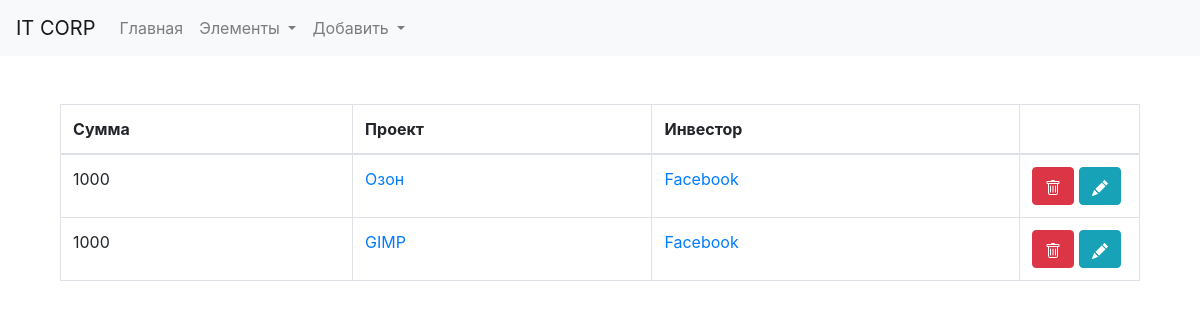
The page /financing?investor=1 on the database as committed earlier.
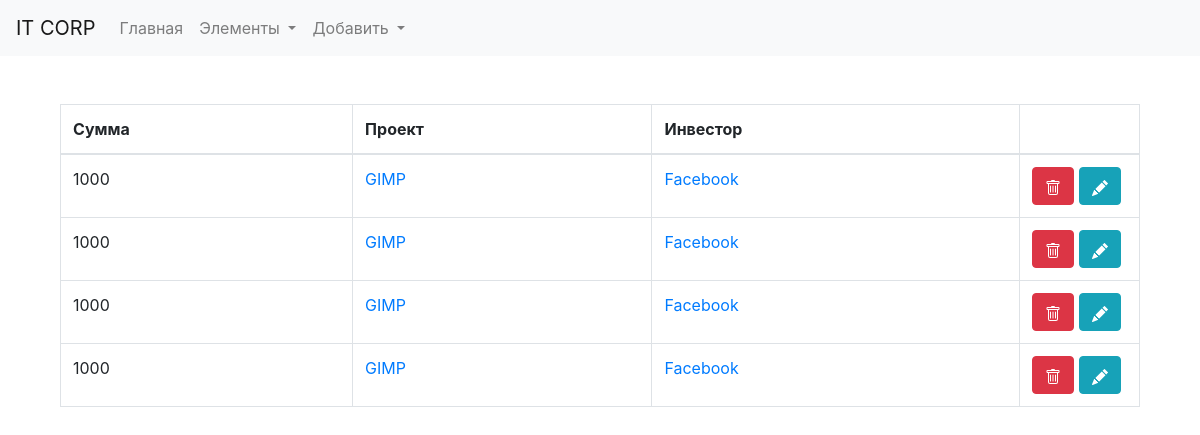
The same page on the database as committed later.
### tables this page shows
CREATE TABLE `external_financing` (
  `id` int(10) UNSIGNED NOT NULL,
  `total` int(11) NOT NULL,
  `project_id` int(10) UNSIGNED NOT NULL,
  `investor_id` int(10) UNSIGNED NOT NULL
);

CREATE TABLE `projects` (
  `id` int(10) UNSIGNED NOT NULL,
  `is_by_order` tinyint(1) NOT NULL,
  `name` varchar(45) NOT NULL,
  `planned_release_date` date NOT NULL,
  `real_release_date` date DEFAULT NULL,
  `version` varchar(20) NOT NULL,
  `orders_id` int(10) UNSIGNED DEFAULT NULL,
  `categories_id` int(10) UNSIGNED NOT NULL
);

CREATE TABLE `investors` (
  `id` int(10) UNSIGNED NOT NULL,
  `name` varchar(45) NOT NULL DEFAULT 'Аноним',
  `address` varchar(100) DEFAULT NULL,
  `phone` varchar(20) DEFAULT NULL
);

### repository/ExternalFinancingRepository.php (called while the page is built, shortened)
<?php
class ExternalFinancingRepository implements ExternalFinancingRepositoryInterface
{
    private DB $db;
    public function __construct(DB $db)
    {
        $this->db = $db;
    }
    public function filter(?int $projectId=null,?int $investorId=null) : array{
        if(is_null($projectId) && !is_null($investorId)){
            $res = $this->db->readQuery("SELECT * FROM external_financing WHERE investor_id = ?","i", $investorId);
        }else if(!is_null($projectId) && is_null($investorId)){
            $res = $this->db->readQuery("SELECT * FROM external_financing WHERE project_id = ?","i", $projectId);
        }else{
            $res = $this->db->readQuery("SELECT * FROM external_financing WHERE project_id = ? AND investor_id=?","ii", $projectId,$investorId);
        }
        $resArr = array();
        foreach ($res as $row) {
            array_push($resArr,$this->fromStringArray($row));
        }
        return $resArr;
    }
    public function fromStringArray(array $res) : ExternalFinancing{
        return new ExternalFinancing(
            intval($res["id"]),
            intval($res["total"]),
            intval($res["project_id"]),
            intval($res["investor_id"])
        );
    }
}

### repository/DB.php (called while the page is built, shortened)
<?php
class DB{
  private mysqli $mysqli;
  function __construct(){
      $this->mysqli = new mysqli(
      DB_SETTINGS['host'],
      DB_SETTINGS['user'],
      DB_SETTINGS['pass'],
      DB_SETTINGS['db']);
      $this->mysqli->query("set names utf8;");
      $this->mysqli->set_charset("utf-8");
  }
  public function readQuery(string $query,?string $types = null,...$params) : array{
    $stmt = $this->mysqli->prepare($query);
    if(!is_null($types))$stmt->bind_param($types,...$params);
    $stmt->execute();
    return $stmt->get_result()->fetch_all(MYSQLI_ASSOC);
  }
}
?>

### model/ExternalFinancing.php (called while the page is built, shortened)
<?php
class ExternalFinancing
{
    private ?int $id;
    private int $total;
    private int $projectId;
    private int $investorId;
    public function __construct(?int $id, int $total, int $projectId, int $investorId)
    {
        $this->id = $id;
        $this->total = $total;
        $this->projectId = $projectId;
        $this->investorId = $investorId;
    }
    public function getId(): ?int
    {
        return $this->id;
    }
    public function getTotal(): int
    {
        return $this->total;
    }
    public function getProjectId(): int
    {
        return $this->projectId;
    }
    public function getInvestorId(): int
    {
        return $this->investorId;
    }
}

### repository/ProjectRepository.php (called while the page is built, shortened)
<?php
class ProjectRepository implements ProjectRepositoryInterface{
  private DB $db;
  function __construct(DB $db){
    $this->db = $db;
  }
  public function findById(int $id) : ?Project{
    $res = $this->db->readQuery("SELECT * FROM projects WHERE id = ?;","i", $id);
    return $this->fromStringArray($res[0]);
  }
  public function fromStringArray(array $res) : Project{
    return new Project(
      intval($res["id"]),
      boolval($res["is_by_order"]),
      $res["name"],
      is_null($res["planned_release_date"]) ? null : new DateTime($res["planned_release_date"]),
      is_null($res["real_release_date"]) ? null : new DateTime($res["real_release_date"]),
      $res["version"],
      intval($res["orders_id"]),
      intval($res["categories_id"])
    );
  }
}
?>

### model/Project.php (called while the page is built, shortened)
<?php
class Project{
  private string $name;
  public function getName() : string {return $this->name;}
  function __construct(?int $id,
  bool $isByOrder,
  string $name,
  DateTime $plannedReleaseDate,
  ?DateTime $realReleaseDate,
  string $version,
  ?int $ordersId,
  int $categoriesId
){
  $this->name = $name;
  }
}
?>

### repository/InvestorRepository.php (called while the page is built, shortened)
<?php
class InvestorRepository implements InvestorRepositoryInterface
{
    private DB $db;
    function __construct(DB $db)
    {
        $this->db = $db;
    }
    public function findById(int $id): ?Investor
    {
        $res = $this->db->readQuery("SELECT * FROM investors WHERE id = ?","i", $id);
        return $this->fromStringArray($res[0]);
    }
    public function fromStringArray(array $res) : Investor
    {
        return new Investor(
            intval($res["id"]),
            $res["name"],
            is_null($res["address"]) ? "" : $res["address"],
            $res["phone"]
        );
    }
}

### model/Investor.php (called while the page is built, shortened)
<?php
class Investor
{
    private string $name;
    public function __construct(?int $id,
                         string $name,
                         ?string $address,
                         ?string $phone
    ){
        $this->name = $name;
    }
    public function getName(): string
    {
        return $this->name;
    }
}

### view/FinancingView.php (the view, shortened to what this page needs)
<?php
class FinancingView implements ViewInterface
{
    private ExternalFinancingRepositoryInterface $rep;
    private InvestorRepositoryInterface $investorRep;
    private ProjectRepositoryInterface $projectRep;
    public function __construct(ExternalFinancingRepositoryInterface $rep,InvestorRepositoryInterface $investorRep,ProjectRepositoryInterface $projectRep)
    {
        $this->rep = $rep;
        $this->projectRep = $projectRep;
        $this->investorRep = $investorRep;
    }
    public function render(): void
    {
        if(isset($_GET['investor'])){
            $financing = $this->rep->filter(investorId : intval($_GET['investor']) );
        }else{
            $financing = $this->rep->findAll();
        }
        ?>
        <div class="col-md-12">
        <table class="table table-bordered">
  <thead>
    <tr>
      <th scope="col">Сумма</th>
      <th scope="col1">Проект</th>
      <th scope="col2">Инвестор</th>
        <th scope="col3" width="120px"></th>
    </tr>
  </thead>
            <tbody>
        <?php
        foreach ($financing as $i=>$f){
?>
            <tr>
            <td><?=$f->getTotal();?></td>
            <td><a href="/db_app/projects/edit/<?=$f->getProjectId()?>"><?=$this->projectRep->findById($f->getProjectId())->getName();?></a></td>
            <td><a href="/db_app/investors/edit/<?=$f->getInvestorId()?>"><?=$this->investorRep->findById($f->getInvestorId())->getName()?></td>
            <td><a href="/db_app/financing/remove/<?=$f->getId()?>" class="btn btn-danger"></a>
                <a href="/db_app/financing/edit/<?=$f->getId(); ?>" class="btn btn-info"></a>
            </td>
            </tr>
<?php
        }
        ?>
            </tbody>
        </table>
        </div>
            <?php
    }
}

### index.php (shortened to what this page needs)
<?php
$route = explode('?', $_SERVER['REQUEST_URI'])[0];
$route = explode('/', $route);
$db = new DB();
if(count($route) == 5 && $route[3] == "remove"){
    if($route[2] == "financing"){
        $rep = new ExternalFinancingRepository($db);
        $rep->delete(intval($route[4]));
        header('Location: /db_app/financing');
    }else if($route[2] == "programmers"){
        $rep = new ProgrammerRepository($db);
        $rep->delete(intval($route[4]));
        header('Location: /db_app/programmers');
    }else if($route[2] == "projects"){
        $rep = new ProjectRepository($db);
        $rep->delete(intval($route[4]));
        header('Location: /db_app/projects');
    }else if($route[2] == "investors"){
        $rep = new InvestorRepository($db);
        $rep->delete(intval($route[4]));
        header('Location: /db_app/investors');
    }else if($route[2] == "orders"){
        $rep = new OrderRepository($db);
        $rep->delete(intval($route[4]));
        header('Location: /db_app/orders');
    }else if($route[2] == "tasks"){
        $rep = new TaskRepository($db);
        $rep->delete(intval($route[4]));
        header('Location: /db_app/tasks');
    }else if($route[2] == "customers"){
        $rep = new CustomerRepository($db);
        $rep->delete(intval($route[4]));
        header('Location: /db_app/customers');
    }else if($route[2] == "categories"){
        $rep = new CategoryRepository($db);
        $rep->delete(intval($route[4]));
        header('Location: /db_app/categories');
    }
}else if(count($route) == 3){
    require_once 'header.php';
    if($route[2] == "projects") {
        $rep = new ProjectRepository($db);
        $project = new ProjectsView($rep);
        $project->render();
    }else if($route[2] == "orders"){
        $rep = new OrderRepository($db);
        $projectRep = new ProjectRepository($db);
        $orders = new OrdersView($rep,$projectRep);
        $orders->render();
    }else if($route[2] == "investors"){
        $rep = new InvestorRepository($db);
        $investors = new InvestorsView($rep);
        $investors->render();
    }else if($route[2] == "customers"){
        $rep = new CustomerRepository($db);
        $customers = new CustomersVIew($rep);
        $customers->render();
    }else if($route[2] == "programmers"){
        $rep = new ProgrammerRepository($db);
        $programmers = new ProgrammersView($rep);
        $programmers->render();
    }else if($route[2] == "tasks"){
        $rep = new TaskRepository($db);
        $projectRep = new ProjectRepository($db);
        $tasks = new TasksView($rep,$projectRep);
        $tasks->render();
    }else if($route[2] == "financing"){
        $rep = new ExternalFinancingRepository($db);
        $projectRep = new ProjectRepository($db);
        $investorsRep = new InvestorRepository($db);
        $financing = new FinancingView($rep,$investorsRep,$projectRep);
        $financing->render();
    }else if($route[2] == "categories"){
        $rep = new CategoryRepository($db);
        $view = new \View\CategoriesView($rep);
        $view->render();
    }
}else if(count($route) == 5){
    require_once 'header.php';
    if($route[2] == "projects" && $route[3] == "edit"){
        $rep = new ProjectRepository($db);
        $rep1 = new CategoryRepository($db);
        $rep2 = new OrderRepository($db);
        $view = new ProjectEditView($rep,intval($route[4]),$rep1,$rep2);
        $view->render();
    }else if($route[2] == "orders" && $route[3] == "edit"){
        $rep = new OrderRepository($db);
        $customerRep = new CustomerRepository($db);
        $actsRep = new \Repository\ActOfCompletionRepository($db);
        $projectRep = new ProjectRepository($db);
        $view = new OrderEditView($rep,$customerRep,$actsRep,$projectRep,intval($route[4]));
        $view->render();
    }else if($route[2] == "investors" && $route[3] == "edit"){
        $rep = new InvestorRepository($db);
        $view = new \View\InvestorEditView($rep,intval($route[4]));
        $view->render();
    }else if($route[2] == "programmers" && $route[3] == "edit"){
        $rep = new ProgrammerRepository($db);
        $view = new \View\ProgrammerEditView($rep,intval($route[4]));
        $view->render();
    }else if($route[2] == "tasks" && $route[3] == "edit"){
        $rep = new TaskRepository($db);
        $projectRep = new ProjectRepository($db);
        $view = new \View\TaskEditView($rep,$projectRep,intval($route[4]));
        $view->render();
    }else if($route[2] == "customers" && $route[3] == "edit"){
        $rep = new CustomerRepository($db);
        $view = new \View\CustomerEditView($rep,intval($route[4]));
        $view->render();
    }else if($route[2] == "financing" && $route[3] == "edit"){
        $rep = new ExternalFinancingRepository($db);
        $projectRep = new ProjectRepository($db);
        $investorsRep = new InvestorRepository($db);
        $view = new \View\FinancingEditView($rep,$projectRep,$investorsRep,intval($route[4]));
        $view->render();
    }else if($route[2] == "categories" && $route[3] == "edit"){
        $rep = new CategoryRepository($db);
        $view = new \View\CategoryEditView($rep,intval($route[4]));
        $view->render();
    }else if($route[2] == "projects" && $route[3] == "add"){
        $rep1 = new CategoryRepository($db);
        $rep2 = new OrderRepository($db);
        $view = new ProjectAddView($rep1,$rep2);
        $view->render();
    }else if($route[2] == "orders" && $route[3] == "add"){
        $customerRep = new CustomerRepository($db);
        $actsRep = new \Repository\ActOfCompletionRepository($db);
        $projectRep = new ProjectRepository($db);
        $view = new OrderAddView($customerRep,$actsRep,$projectRep);
        $view->render();
    }else if($route[2] == "customers" && $route[3] == "add"){
        $view = new \View\CustomerAddView();
        $view->render();
    }else if($route[2] == "investors" && $route[3] == "add"){
        $view = new \View\InvestorAddView();
        $view->render();
    }else if($route[2] == "financing" && $route[3] == "add"){
        $projectRep = new ProjectRepository($db);
        $investorsRep = new InvestorRepository($db);
        $view = new \View\FinancingAddView($projectRep,$investorsRep);
        $view->render();
    }else if($route[2] == "programmers" && $route[3] == "add"){
        $view = new \View\ProgrammerAddView();
        $view->render();
    }else if($route[2] == "tasks" && $route[3] == "add"){
        $projectRep = new ProjectRepository($db);
        $view = new \View\TaskAddView($projectRep);
        $view->render();
    }else if($route[2] == "categories" && $route[3] == "add"){
        $rep = new CategoryRepository($db);
        $view = new \View\CategoriesAddView($rep);
        $view->render();
    }
}
?>
</div>
</body>
</html>

### header.php (shortened to what this page needs)
<!DOCTYPE html>
<html lang="ru">
<head>
    <link href="/db_app/assets/style.css" rel="stylesheet">
    <link rel="stylesheet" href="https://cdn.jsdelivr.net/npm/bootstrap@4.5.3/dist/css/bootstrap.min.css"
>
</head>
<body>
<div class="no-gutters">
    <div class="row">
        <div class="col-12">
            <nav class="navbar navbar-expand-lg navbar-light bg-light">
                <a class="navbar-brand" href="/db_app">IT CORP</a>
                <div class="collapse navbar-collapse" id="navbarSupportedContent">
                    <ul class="navbar-nav mr-auto">
                        <li class="nav-item">
                            <a class="nav-link" href="/db_app">Главная</a>
                        </li>
                        <li class="nav-item dropdown">
                            <a class="nav-link dropdown-toggle" href="#" id="navbarDropdown" role="button" data-toggle="dropdown" aria-haspopup="true" aria-expanded="false">
                                Элементы
                            </a>
                        </li>
                        <li class="nav-item dropdown">
                            <a class="nav-link dropdown-toggle" href="#" id="navbarDropdown" role="button" data-toggle="dropdown" aria-haspopup="true" aria-expanded="false">
                                Добавить
                            </a>
                        </li>
                    </ul>
                </div>
            </nav>
        </div>
    </div>
    <br>
    <br>
</div>
<div class="container">

### assets/style.css (style rules this page uses)
body { overflow-x:hidden; }

Rows that differ between the two databases and show on the page:
removed external_financing: total "1000", project.categories_id "Озон", investor.phone "Facebook"
added external_financing: total "1000", project.categories_id "GIMP", investor.phone "Facebook"
added external_financing: total "1000", project.categories_id "GIMP", investor.phone "Facebook"
added external_financing: total "1000", project.categories_id "GIMP", investor.phone "Facebook"
